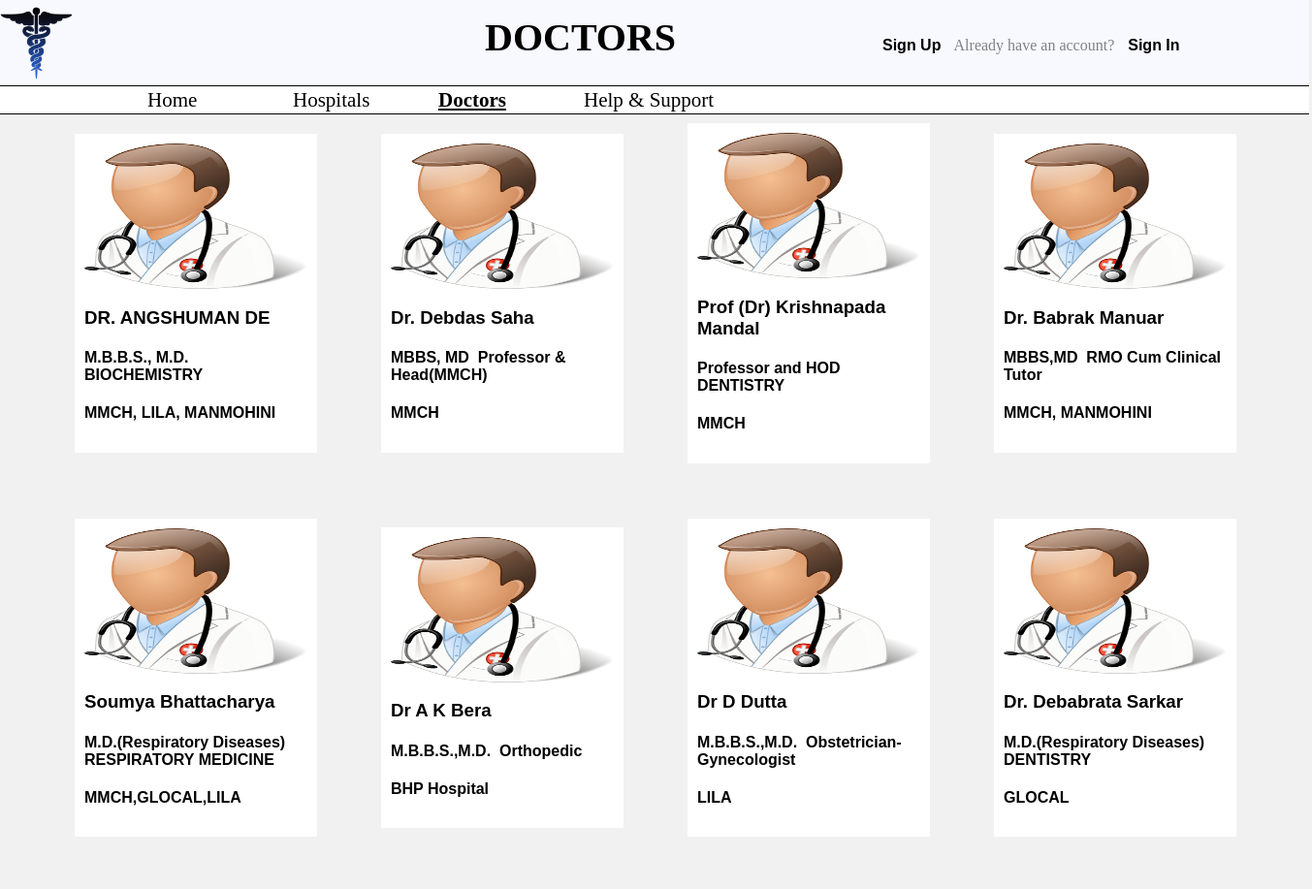
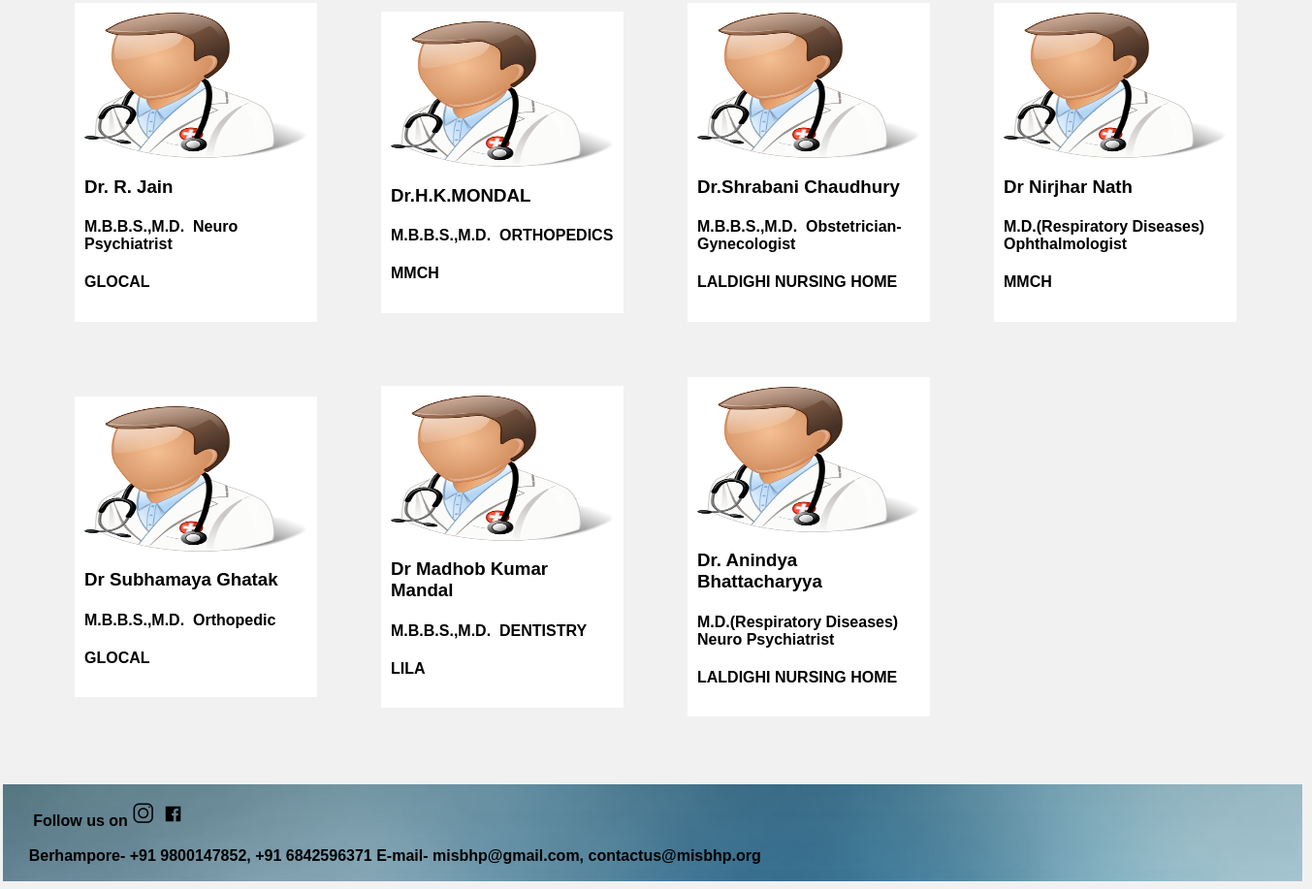
The page /php/Doctor_List.php on the database its author committed (2 pictures, top to bottom).
### tables this page shows
CREATE TABLE IF NOT EXISTS `doctors` (
  `id` int(4) NOT NULL AUTO_INCREMENT,
  `name` varchar(30) NOT NULL,
  `designation` varchar(100) NOT NULL,
  `department` varchar(50) NOT NULL,
  `hospital` varchar(100) NOT NULL,
  `schedule` varchar(17) NOT NULL,
  PRIMARY KEY (`id`)
);

### php/Doctor_List.php (the view)
<?php
include("doct_header.php");
$conn=mysqli_connect("localhost","root","","example");
$sql=mysqli_query($conn,"select * from `doctors`");
$total=mysqli_num_rows($sql);
if($total<4)
$perrow=$total;
else
$perrow=4;
$noofrow=ceil($total/$perrow);
echo'<table>';
for($i=0;$i<$noofrow;$i++)
{
echo '<tr>';
for($j=0;$j<$perrow;$j++)
{
$row = mysqli_fetch_assoc($sql);
    echo "
    <td>
<div class=\"main\">
    <div class=\"row\">
      <div class=\"column\">
        <div class=\"content\"><img src=\"../template/img/dl.png\" style=\"width:230px; height:150px;\"></a>
          <h3>$row[name]</h3>
          <h4>$row[designation]&nbsp;
          $row[department]<br>
          <h4>$row[hospital]</h4>
        </div>
      </div>
    </div>
  </div>
    </td>";
}
echo '</tr>';
$total=$total-$perrow;
if($total<4)
$perrow=$total;
}
echo'</table>';
include("doct_footer.php");
?>

### template/css/cs1.css (style rules this page uses)
* { box-sizing: border-box; }
body { background-color: #f1f1f1; padding: 20px; font-family: Arial; }
.main { max-width: 1340px; margin-left: 30px; padding: 0px; }
.row { margin: 0px -6px; }
.row, .row > .column { padding: 11px; margin-top: 10px; }
.column { float: left; width: 120%; }
.content { background-color: white; padding: 10px; width: 250px; }

### php/doct_header.php (style rules this page uses)
body { font-family: Arial, Helvetica, sans-serif; }

### rows shown on the page
doctors: name "DR. ANGSHUMAN DE", designation "M.B.B.S., M.D.", department "BIOCHEMISTRY", hospital "MMCH, LILA, MANMOHINI"
doctors: name "Dr. Debdas Saha", designation "MBBS, MD", department "Professor & Head(MMCH)", hospital "MMCH"
doctors: name "Prof (Dr) Krishnapada Mandal", designation "Professor and HOD", department "DENTISTRY", hospital "MMCH"
doctors: name "Dr. Babrak Manuar", designation "MBBS,MD", department "RMO Cum Clinical Tutor", hospital "MMCH, MANMOHINI"
doctors: name "Soumya Bhattacharya", designation "M.D.(Respiratory Diseases)", department "RESPIRATORY MEDICINE", hospital "MMCH,GLOCAL,LILA"
doctors: name "Dr A K Bera", designation "M.B.B.S.,M.D.", department "Orthopedic", hospital "BHP Hospital"
doctors: name "Dr D Dutta", designation "M.B.B.S.,M.D.", department "Obstetrician-Gynecologist", hospital "LILA"
doctors: name "Dr. Debabrata Sarkar", designation "M.D.(Respiratory Diseases)", department "DENTISTRY", hospital "GLOCAL"
doctors: name "Dr. R. Jain", designation "M.B.B.S.,M.D.", department "Neuro Psychiatrist", hospital "GLOCAL"
doctors: name "Dr.H.K.MONDAL", designation "M.B.B.S.,M.D.", department "ORTHOPEDICS", hospital "MMCH"
doctors: name "Dr.Shrabani Chaudhury", designation "M.B.B.S.,M.D.", department "Obstetrician-Gynecologist", hospital "LALDIGHI NURSING HOME"
doctors: name "Dr Nirjhar Nath", designation "M.D.(Respiratory Diseases)", department "Ophthalmologist", hospital "MMCH"
doctors: name "Dr Subhamaya Ghatak", designation "M.B.B.S.,M.D.", department "Orthopedic", hospital "GLOCAL"
doctors: name "Dr Madhob Kumar Mandal", designation "M.B.B.S.,M.D.", department "DENTISTRY", hospital "LILA"
doctors: name "Dr. Anindya Bhattacharyya", designation "M.D.(Respiratory Diseases)", department "Neuro Psychiatrist", hospital "LALDIGHI NURSING HOME"
